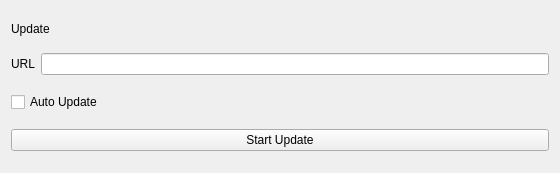
<?xml version="1.0" encoding="UTF-8"?>
<ui version="4.0">
 <class>UpdateSetting</class>
 <widget class="QWidget" name="UpdateSetting">
  <property name="geometry">
   <rect>
    <x>0</x>
    <y>0</y>
    <width>560</width>
    <height>173</height>
   </rect>
  </property>
  <property name="sizePolicy">
   <sizepolicy hsizetype="Preferred" vsizetype="Preferred">
    <horstretch>0</horstretch>
    <verstretch>0</verstretch>
   </sizepolicy>
  </property>
  <property name="windowTitle">
   <string>UpdateSetting</string>
  </property>
  <layout class="QGridLayout" name="gridLayout">
   <item row="0" column="0" colspan="2">
    <widget class="QLabel" name="labelUpdate">
     <property name="sizePolicy">
      <sizepolicy hsizetype="Preferred" vsizetype="Fixed">
       <horstretch>0</horstretch>
       <verstretch>0</verstretch>
      </sizepolicy>
     </property>
     <property name="text">
      <string>Update</string>
     </property>
    </widget>
   </item>
   <item row="1" column="0">
    <widget class="QLabel" name="labelURL">
     <property name="text">
      <string>URL</string>
     </property>
    </widget>
   </item>
   <item row="1" column="1">
    <widget class="QLineEdit" name="lineEditURL"/>
   </item>
   <item row="2" column="0" colspan="2">
    <widget class="QCheckBox" name="checkBoxAutoUpdate">
     <property name="text">
      <string>Auto Update</string>
     </property>
    </widget>
   </item>
   <item row="3" column="0" colspan="2">
    <widget class="QPushButton" name="btnStartUpdate">
     <property name="text">
      <string>Start Update</string>
     </property>
    </widget>
   </item>
  </layout>
 </widget>
 <resources/>
 <connections/>
</ui>
